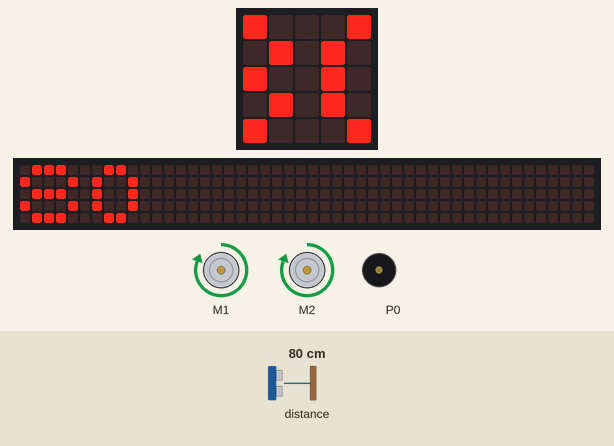
A program run on a simulated BBC micro:bit (MakeCode). On the bench: 2 × DC motor (green arrow = forward, orange = backward, longer = faster), the board's 5×5 LED display, a strip that is not on the board, showing the scrolling text unrolled, buzzer (waves = sounding). Inputs (shaded band) come from the test bench; at power-on: distance to the obstacle 80 cm. The 48×5 strip is a reading aid, not a part: it shows the text the display is scrolling, unrolled, one strip-width of it at a time.

Above: at 1.28 s.
1.3 s: distance to the obstacle set to 11 cm
4.2 s: distance to the obstacle set to 8 cm
At 4.51 s:
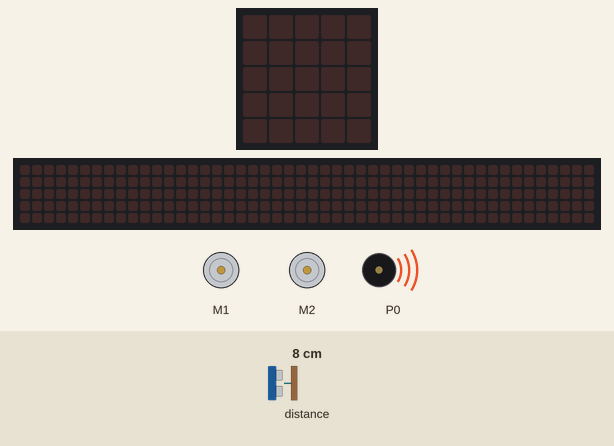
6.2 s: distance to the obstacle set to 6 cm
7.7 s: distance to the obstacle set to 3 cm
At 8.34 s:
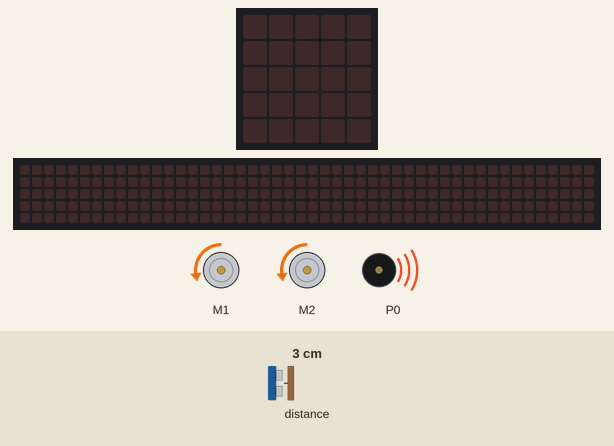
10.5 s: distance to the obstacle set to 9 cm
At 11.07 s:
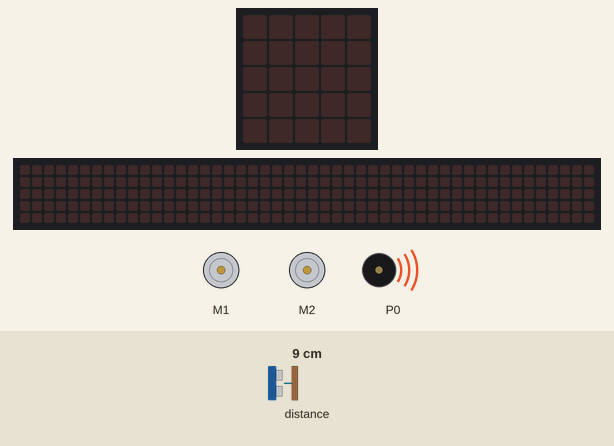
13.3 s: distance to the obstacle set to 2 cm
At 13.87 s:
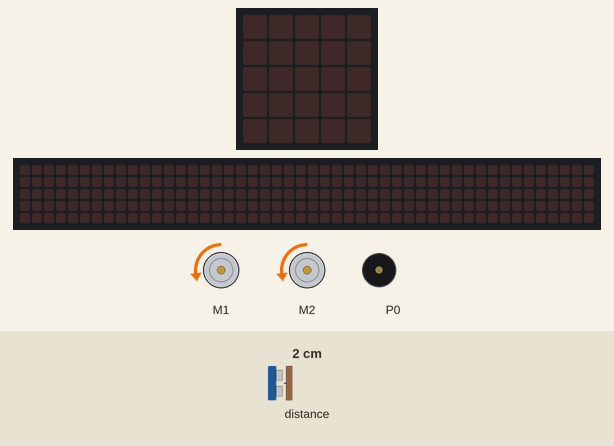
Timing chart, 0 to 17.0 s (numbered marks = the images above; inputs shaded):
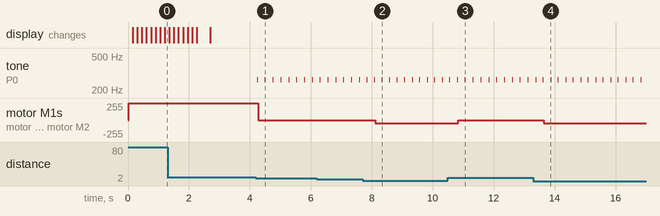

The program:

main.ts
```typescript
let medida = 0
maqueen.motorRun(maqueen.Motors.M1, maqueen.Dir.CW, 255)
basic.forever(function () {
    medida = maqueen.Ultrasonic(PingUnit.Centimeters)
    if (medida < 10) {
        if (medida < 5) {
            music.playTone(262, music.beat(BeatFraction.Sixteenth))
            basic.pause(200)
            music.playTone(262, music.beat(BeatFraction.Sixteenth))
            maqueen.motorRun(maqueen.Motors.All, maqueen.Dir.CCW, 50)
        } else {
            music.playTone(262, music.beat(BeatFraction.Sixteenth))
            maqueen.motorStop(maqueen.Motors.All)
        }
    }
    if (medida > 10) {
        maqueen.motorRun(maqueen.Motors.All, maqueen.Dir.CW, 255)
    }
    basic.pause(200)
})
control.inBackground(function () {
    basic.showNumber(medida)
})
```

test.ts
```typescript
// aquí va el archivo "tests"; esto no se compilará cuando este paquete se utilice como una extensión.
```

Measured:
- the behaviour switches between 10 and 9 cm on distance to the obstacle (found by bisection; images 0 and 1)
- the behaviour switches between 5 and 4 cm on distance to the obstacle (found by bisection; images 1 and 2)
- after the input at 4.2 s, tone on P0: alternates 262 Hz for 0.03 s and silent for 0.23 s, starting at once; motor M1, motor M2: forward 255/255 → stopped after 0.07 s
- after the input at 7.7 s, motor M1, motor M2: stopped → backward 50/255 after 0.41 s
- after the input at 10.5 s, motor M1, motor M2: backward 50/255 → stopped after 0.34 s
- after the input at 13.3 s, motor M1, motor M2: stopped → backward 50/255 after 0.35 s
